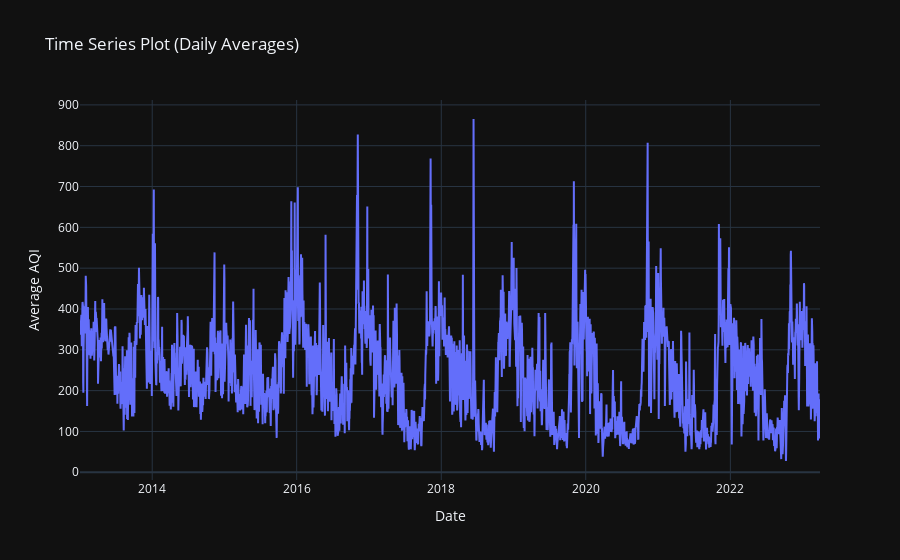

Source (notebook cell):
### Markdown cell above
### Stationarity Check:
**Objective:** Ensure that the mean and variance of the time series remain constant over time.

Visual Inspection:
Plot the time series data and check for any obvious trends or seasonality.

### Code cell
import plotly.graph_objects as go

# Assuming 'df_daily' is your DataFrame with a datetime index and 'y_AQI' is the target variable
daily_avg = df_daily['y_AQI'].resample('D').mean()

fig = go.Figure()

fig.add_trace(go.Scatter(x=daily_avg.index, y=daily_avg, mode='lines', name='Daily Avg AQI', line_shape='linear'))
fig.update_layout(title='Time Series Plot (Daily Averages)',
                  xaxis_title='Date',
                  yaxis_title='Average AQI',
                  template='plotly_dark')

fig.show()

### Figure 1 — Plotly figure (JSON) as saved in the notebook; plotly's stock layout.template omitted (floating-point values rounded to 4 significant figures; data arrays with more than 128 entries replaced by an {"elided": "..."} marker saying what was removed)
{"data": [{"line": {"shape": "linear"}, "mode": "lines", "name": "Daily Avg AQI", "type": "scatter", "x": {"elided": "3741 str values"}, "y": {"elided": "3741 float values"}}], "layout": {"title": {"text": "Time Series Plot (Daily Averages)"}, "xaxis": {"title": {"text": "Date"}}, "yaxis": {"title": {"text": "Average AQI"}}}}
